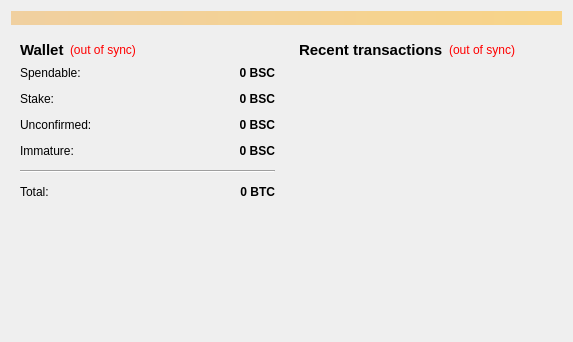
<?xml version="1.0" encoding="UTF-8"?>
<ui version="4.0">
 <class>OverviewPage</class>
 <widget class="QWidget" name="OverviewPage">
  <property name="geometry">
   <rect>
    <x>0</x>
    <y>0</y>
    <width>573</width>
    <height>342</height>
   </rect>
  </property>
  <property name="windowTitle">
   <string>Form</string>
  </property>
  <layout class="QVBoxLayout" name="topLayout">
   <item>
    <widget class="QLabel" name="labelAlerts">
     <property name="visible">
      <bool>false</bool>
     </property>
     <property name="styleSheet">
      <string notr="true">background-color: qlineargradient(x1: 0, y1: 0, x2: 1, y2: 0, stop:0 #F0D0A0, stop:1 #F8D488);  color:#000000
</string>
     </property>
     <property name="wordWrap">
      <bool>true</bool>
     </property>
     <property name="margin">
      <number>3</number>
     </property>
    </widget>
   </item>
   <item>
    <layout class="QHBoxLayout" name="horizontalLayout" stretch="1,1">
     <item>
      <layout class="QVBoxLayout" name="verticalLayout_2">
       <item>
        <widget class="QWidget" name="widget" native="true">
         <layout class="QVBoxLayout" name="verticalLayout_4">
          <item>
           <layout class="QHBoxLayout" name="horizontalLayout_4">
            <item>
             <widget class="QLabel" name="label_5">
              <property name="font">
               <font>
                <pointsize>11</pointsize>
                <weight>75</weight>
                <bold>true</bold>
               </font>
              </property>
              <property name="text">
               <string>Wallet</string>
              </property>
             </widget>
            </item>
            <item>
             <widget class="QLabel" name="labelWalletStatus">
              <property name="toolTip">
               <string>The displayed information may be out of date. Your wallet automatically synchronizes with the Bonsaicoin network after a connection is established, but this process has not completed yet.</string>
              </property>
              <property name="styleSheet">
               <string notr="true">QLabel { color: red; }</string>
              </property>
              <property name="text">
               <string notr="true">(out of sync)</string>
              </property>
              <property name="alignment">
               <set>Qt::AlignLeading|Qt::AlignLeft|Qt::AlignVCenter</set>
              </property>
             </widget>
            </item>
            <item>
             <spacer name="horizontalSpacer_2">
              <property name="orientation">
               <enum>Qt::Horizontal</enum>
              </property>
              <property name="sizeHint" stdset="0">
               <size>
                <width>40</width>
                <height>20</height>
               </size>
              </property>
             </spacer>
            </item>
           </layout>
          </item>
          <item>
           <layout class="QFormLayout" name="formLayout_2">
            <property name="fieldGrowthPolicy">
             <enum>QFormLayout::AllNonFixedFieldsGrow</enum>
            </property>
            <property name="horizontalSpacing">
             <number>12</number>
            </property>
            <property name="verticalSpacing">
             <number>12</number>
            </property>
            <item row="0" column="0">
             <widget class="QLabel" name="label">
              <property name="text">
               <string>Spendable:</string>
              </property>
             </widget>
            </item>
            <item row="0" column="1">
             <widget class="QLabel" name="labelBalance">
              <property name="font">
               <font>
                <weight>75</weight>
                <bold>true</bold>
               </font>
              </property>
              <property name="cursor">
               <cursorShape>IBeamCursor</cursorShape>
              </property>
              <property name="toolTip">
               <string>Your current spendable balance</string>
              </property>
              <property name="text">
               <string notr="true">0 BSC</string>
              </property>
              <property name="alignment">
               <set>Qt::AlignRight|Qt::AlignTrailing|Qt::AlignVCenter</set>
              </property>
              <property name="textInteractionFlags">
               <set>Qt::LinksAccessibleByMouse|Qt::TextSelectableByKeyboard|Qt::TextSelectableByMouse</set>
              </property>
             </widget>
            </item>
            <item row="1" column="0">
             <widget class="QLabel" name="label_6">
              <property name="text">
               <string>Stake:</string>
              </property>
             </widget>
            </item>
            <item row="1" column="1">
             <widget class="QLabel" name="labelStake">
              <property name="font">
               <font>
                <weight>75</weight>
                <bold>true</bold>
               </font>
              </property>
              <property name="cursor">
               <cursorShape>IBeamCursor</cursorShape>
              </property>
              <property name="toolTip">
               <string>Total of coins that was staked, and do not yet count toward the current balance</string>
              </property>
              <property name="text">
               <string notr="true">0 BSC</string>
              </property>
              <property name="alignment">
               <set>Qt::AlignRight|Qt::AlignTrailing|Qt::AlignVCenter</set>
              </property>
              <property name="textInteractionFlags">
               <set>Qt::LinksAccessibleByMouse|Qt::TextSelectableByKeyboard|Qt::TextSelectableByMouse</set>
              </property>
             </widget>
            </item>
            <item row="2" column="0">
             <widget class="QLabel" name="label_3">
              <property name="text">
               <string>Unconfirmed:</string>
              </property>
             </widget>
            </item>
            <item row="2" column="1">
             <widget class="QLabel" name="labelUnconfirmed">
              <property name="font">
               <font>
                <weight>75</weight>
                <bold>true</bold>
               </font>
              </property>
              <property name="cursor">
               <cursorShape>IBeamCursor</cursorShape>
              </property>
              <property name="toolTip">
               <string>Total of transactions that have yet to be confirmed, and do not yet count toward the current balance</string>
              </property>
              <property name="text">
               <string notr="true">0 BSC</string>
              </property>
              <property name="alignment">
               <set>Qt::AlignRight|Qt::AlignTrailing|Qt::AlignVCenter</set>
              </property>
              <property name="textInteractionFlags">
               <set>Qt::LinksAccessibleByMouse|Qt::TextSelectableByKeyboard|Qt::TextSelectableByMouse</set>
              </property>
             </widget>
            </item>
            <item row="3" column="0">
             <widget class="QLabel" name="labelImmatureText">
              <property name="text">
               <string>Immature:</string>
              </property>
             </widget>
            </item>
            <item row="3" column="1">
             <widget class="QLabel" name="labelImmature">
              <property name="font">
               <font>
                <weight>75</weight>
                <bold>true</bold>
               </font>
              </property>
              <property name="toolTip">
               <string>Mined balance that has not yet matured</string>
              </property>
              <property name="text">
               <string notr="true">0 BSC</string>
              </property>
              <property name="alignment">
               <set>Qt::AlignRight|Qt::AlignTrailing|Qt::AlignVCenter</set>
              </property>
              <property name="textInteractionFlags">
               <set>Qt::LinksAccessibleByMouse|Qt::TextSelectableByKeyboard|Qt::TextSelectableByMouse</set>
              </property>
             </widget>
            </item>
            <item row="4" column="0" colspan="2">
             <widget class="Line" name="line">
              <property name="orientation">
               <enum>Qt::Horizontal</enum>
              </property>
             </widget>
            </item>
            <item row="5" column="0">
             <widget class="QLabel" name="labelTotalText">
              <property name="text">
               <string>Total:</string>
              </property>
             </widget>
            </item>
            <item row="5" column="1">
             <widget class="QLabel" name="labelTotal">
              <property name="font">
               <font>
                <weight>75</weight>
                <bold>true</bold>
               </font>
              </property>
              <property name="cursor">
               <cursorShape>IBeamCursor</cursorShape>
              </property>
              <property name="toolTip">
               <string>Your current total balance</string>
              </property>
              <property name="text">
               <string notr="true">0 BTC</string>
              </property>
              <property name="alignment">
               <set>Qt::AlignRight|Qt::AlignTrailing|Qt::AlignVCenter</set>
              </property>
              <property name="textInteractionFlags">
               <set>Qt::LinksAccessibleByMouse|Qt::TextSelectableByKeyboard|Qt::TextSelectableByMouse</set>
              </property>
             </widget>
            </item>
           </layout>
          </item>
         </layout>
        </widget>
       </item>
       <item>
        <spacer name="verticalSpacer">
         <property name="orientation">
          <enum>Qt::Vertical</enum>
         </property>
         <property name="sizeHint" stdset="0">
          <size>
           <width>20</width>
           <height>40</height>
          </size>
         </property>
        </spacer>
       </item>
      </layout>
     </item>
     <item>
      <layout class="QVBoxLayout" name="verticalLayout_3">
       <item>
        <widget class="QWidget" name="widget_2" native="true">
         <layout class="QVBoxLayout" name="verticalLayout">
          <item>
           <layout class="QHBoxLayout" name="horizontalLayout_2">
            <item>
             <widget class="QLabel" name="label_4">
              <property name="font">
               <font>
                <pointsize>11</pointsize>
                <weight>75</weight>
                <bold>true</bold>
               </font>
              </property>
              <property name="text">
               <string>&lt;b&gt;Recent transactions&lt;/b&gt;</string>
              </property>
             </widget>
            </item>
            <item>
             <widget class="QLabel" name="labelTransactionsStatus">
              <property name="toolTip">
               <string>The displayed information may be out of date. Your wallet automatically synchronizes with the Bonsaicoin network after a connection is established, but this process has not completed yet.</string>
              </property>
              <property name="styleSheet">
               <string notr="true">QLabel { color: red; }</string>
              </property>
              <property name="text">
               <string notr="true">(out of sync)</string>
              </property>
              <property name="alignment">
               <set>Qt::AlignRight|Qt::AlignTrailing|Qt::AlignVCenter</set>
              </property>
             </widget>
            </item>
            <item>
             <spacer name="horizontalSpacer">
              <property name="orientation">
               <enum>Qt::Horizontal</enum>
              </property>
              <property name="sizeHint" stdset="0">
               <size>
                <width>40</width>
                <height>20</height>
               </size>
              </property>
             </spacer>
            </item>
           </layout>
          </item>
          <item>
           <widget class="QListView" name="listTransactions">
            <property name="styleSheet">
             <string notr="true">QListView { background: transparent; }</string>
            </property>
            <property name="frameShape">
             <enum>QFrame::NoFrame</enum>
            </property>
            <property name="verticalScrollBarPolicy">
             <enum>Qt::ScrollBarAlwaysOff</enum>
            </property>
            <property name="horizontalScrollBarPolicy">
             <enum>Qt::ScrollBarAlwaysOff</enum>
            </property>
            <property name="selectionMode">
             <enum>QAbstractItemView::NoSelection</enum>
            </property>
           </widget>
          </item>
         </layout>
        </widget>
       </item>
      </layout>
     </item>
    </layout>
   </item>
  </layout>
 </widget>
 <resources/>
 <connections/>
</ui>
